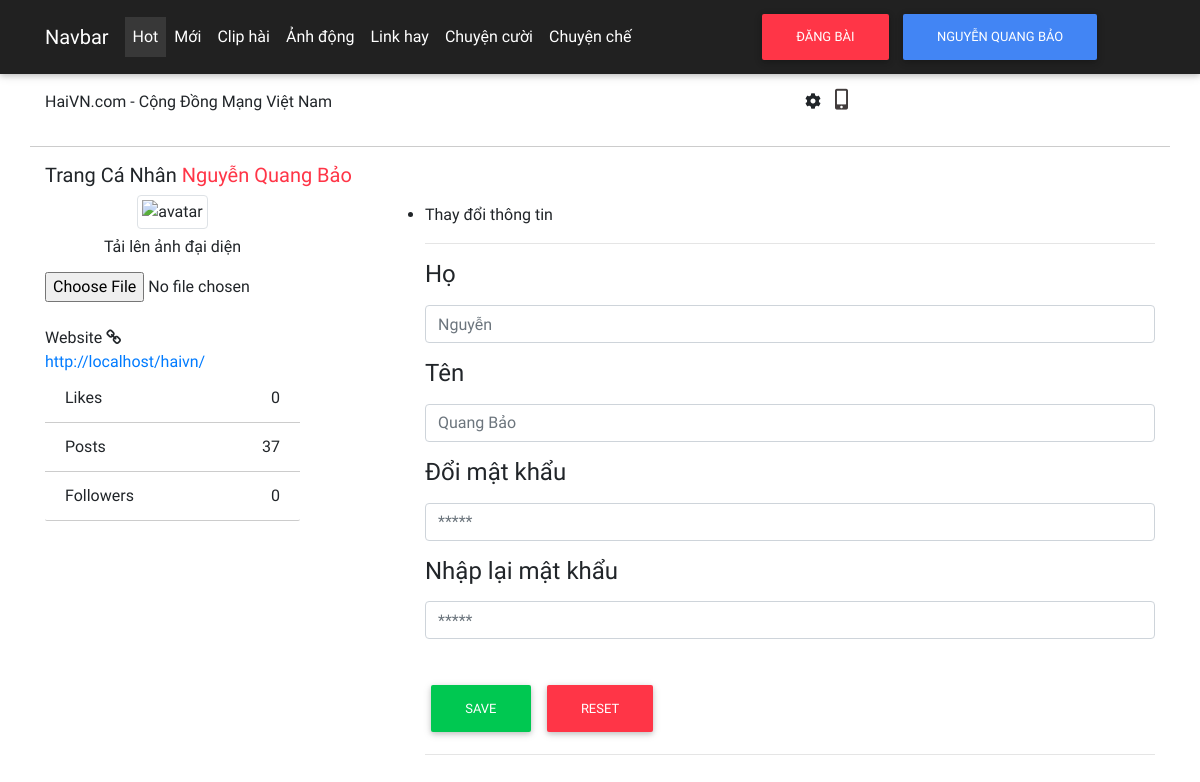
The app's page /?views=profile (signed in), older data.
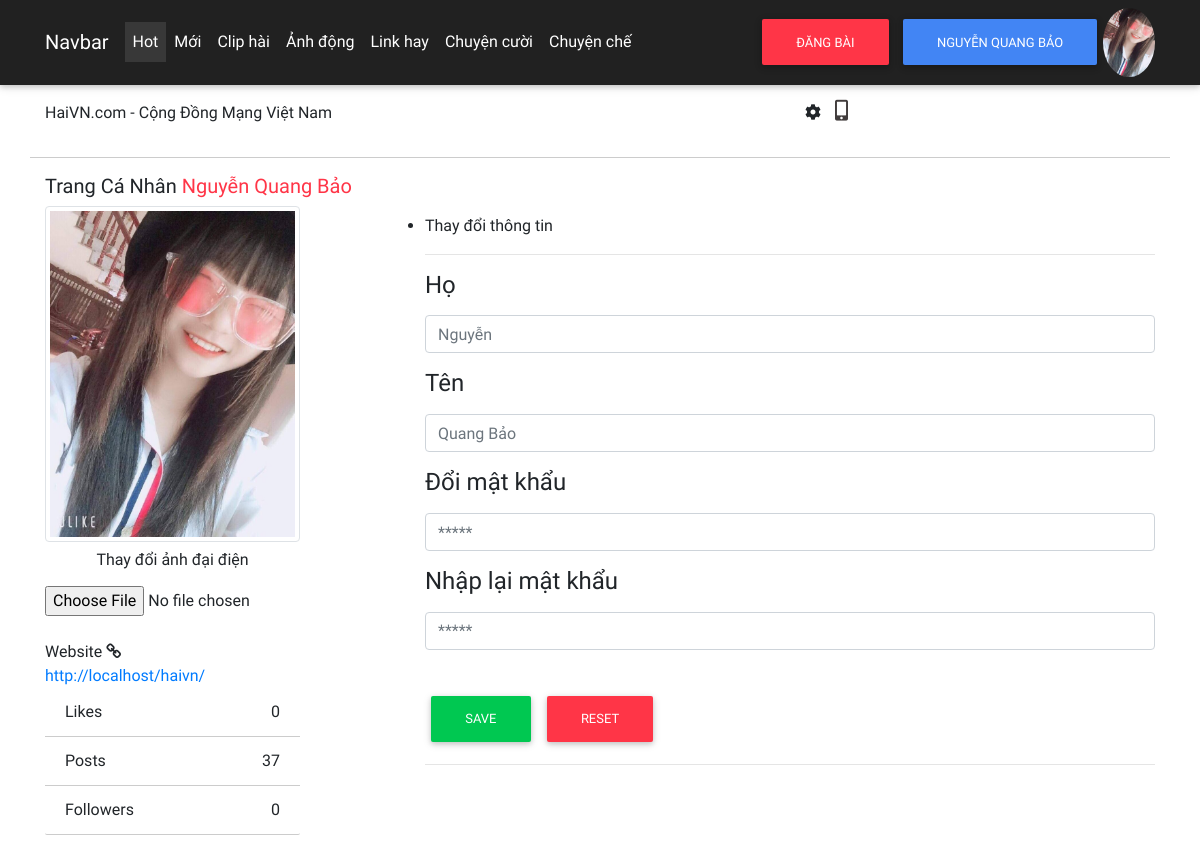
The same page, newer data.
### tables this page shows
CREATE TABLE `users` (
  `id` int(11) NOT NULL,
  `user` varchar(255) NOT NULL,
  `pass` varchar(255) NOT NULL,
  `gender` int(2) NOT NULL,
  `active` int(2) NOT NULL,
  `role` int(3) NOT NULL,
  `like` int(11) NOT NULL,
  `fllow` int(11) NOT NULL,
  `ho` varchar(255) NOT NULL,
  `ten` varchar(255) NOT NULL,
  `avatar` varchar(255) NOT NULL
);

### index.php (called while the page is built, shortened)
<?php
include "Database.php";
include "Function.php";
$db = new Database;
include "html/header.php";
include "html/main.php";
?>
<?php include "html/footer.php"; ?>

### Database.php (called while the page is built, shortened)
<?php
    class Database
    {
        public $link;
        public function __construct()
        {
            $this->link = mysqli_connect("localhost","root","","haivn") or die ("<h1 style='text-align: center; color : red; font-weight: bold'> connect database fail </h1>");
            mysqli_set_charset($this->link,"utf8");
        }
        public function total($sql)
        {
            $result = @mysqli_query($this->link  , $sql);
            $tien = @mysqli_fetch_array($result);
            return $tien;
        }
    }
?>

### Function.php (called while the page is built, shortened)
<?php
    if(isset($_SESSION['username'])){
        $username = $_SESSION['username'];
    }
    function base_url()
    {
        return $url  = "http://localhost/haivn/";
    }
 ?>

### page/profile.php (the view, shortened to what the changed rows need)
<?php
if(isset($username)){
  $get_user = $db->total("SELECT * FROM `users` WHERE `user` = '$username'");
 ?>
<div class="container bootstrap snippet py-3">
    <div class="row">
        <div class="col-sm-10">
            <h5>Trang Cá Nhân <b class="text-danger"><?php echo $get_user['ho'] . " " . $get_user['ten']; ?></b></h5>
        </div>
    </div>
    <div class="row">
        <div class="col-sm-3">
            <div class="text-center">
                <?php if($get_user['avatar'] == ""){ ?>
                <img src="http://ssl.gstatic.com/accounts/ui/avatar_2x.png" class="avatar img-circle img-thumbnail"
                    alt="avatar">
                <h6 class="py-2">Tải lên ảnh đại diện</h6>
                <?php } else { ?>
                <img src="assets/img/avatar/<?php echo $get_user['avatar']; ?>" class="avatar img-circle img-thumbnail"
                    alt="avatar">
                <h6 class="py-2"> Thay đổi ảnh đại điện</h6>
                <?php } ?>
                <input type="file" class="text-center center-block file-upload" id="file">
            </div>
            </hr><br>
            <div class="panel panel-default">
                <div class="panel-heading">Website <i class="fa fa-link fa-1x"></i></div>
                <div class="panel-body"><a href="http://bootnipets.com"><?php echo base_url() ?></a></div>
            </div>
            <ul class="list-group">
                <li class="list-group-item text-right"><span
                        class="pull-left"><strong>Likes</strong></span><?php echo $get_user['like']; ?></li>
                <li class="list-group-item text-right"><span class="pull-left"><strong>Posts</strong></span> 37</li>
                <li class="list-group-item text-right"><span class="pull-left"><strong>Followers</strong></span>
                    <?php echo $get_user['fllow']; ?></li>
            </ul>
        </div>
        <div class="col"></div>
        <div class="col-sm-8 py-2">
            <ul class="">
                <li class="active"><a>Thay đổi thông tin</a></li>
            </ul>
            <div class="tab-content">
                <div class="tab-pane active" id="home">
                    <hr>
                    <div class="form-group">
                        <div class="col-xs-6">
                            <label for="first_name">
                                <h4>Họ</h4>
                            </label>
                            <input type="text" class="form-control" id="first_name"
                                title="enter your first name if any." placeholder="<?php echo $get_user['ho']; ?>">
                        </div>
                    </div>
                    <div class="form-group">
                        <div class="col-xs-6">
                            <label for="last_name">
                                <h4>Tên</h4>
                            </label>
                            <input type="text" class="form-control" id="last_name" title="enter your first name if any."
                                placeholder="<?php echo $get_user['ten']; ?>">
                        </div>
                    </div>
                    <div class="form-group">
                        <div class="col-xs-6">
                            <label for="password">
                                <h4>Đổi mật khẩu</h4>
                            </label>
                            <input type="password" class="form-control" id="pass_frofile" placeholder="*****"
                                title="enter your password.">
                        </div>
                    </div>
                    <div class="form-group">
                        <div class="col-xs-6">
                            <label for="password">
                                <h4>Nhập lại mật khẩu</h4>
                            </label>
                            <input type="password" class="form-control" id="rp_pass_profile" placeholder="*****"
                                title="enter your password.">
                        </div>
                    </div>
                    <div class="form-group">
                        <div class="col-xs-12">
                            <br>
                            <button class="btn  btn-success" type="button" id="save_profile"> Save</button>
                            <button class="btn btn-danger" type="reset"><i class="glyphicon glyphicon-repeat"></i>
                                Reset</button>
                        </div>
                    </div>
                    <hr>
                </div>
            </div>
        </div>
        <?php } ?>

### html/header.php (shortened to what the changed rows need)
<?php
if(isset($username)){
    $get_user = $db->total("SELECT * FROM `users` WHERE `user` = '$username' ");
}
?>
<!DOCTYPE html>
<html lang="vi">
<head>
    <link rel="stylesheet" href="https://cdnjs.cloudflare.com/ajax/libs/font-awesome/5.13.1/css/all.min.css"
 />
    <link rel="stylesheet" href="assets/css/bootstrap.min.css">
    <link rel="stylesheet" href="assets/css/mdb.min.css">
    <link rel="stylesheet" href="assets/css/sweetalert2.css">
    <link href="https://stackpath.bootstrapcdn.com/font-awesome/4.7.0/css/font-awesome.min.css" rel="stylesheet"
>
    <link rel="stylesheet" href="assets/css/style.css">
</head>
<body>
    <header>
        <nav class="navbar navbar-expand-lg navbar-dark bg-dark">
            <div class="container">
                <div class="collapse navbar-collapse" id="navbarSupportedContent">
                    <ul class="navbar-nav mr-auto">
                        <li class="nav-item active">
                        </li>
                        <li class="nav-item">
                        </li>
                        <li class="nav-item dropdown">
                        </li>
                        <li class="nav-item">
                        </li>
                        <li class="nav-item">
                        </li>
                        <li class="nav-item">
                        </li>
                        <li class="nav-item">
                        </li>
                    </ul>
                    <button type="button" id="post" class="btn btn-danger mx-2">Đăng bài</button>
                    <?php if(!isset($username)){ ?>
                    <button type="button" id="login" class="btn btn-primary" data-toggle="modal"
                        data-target="#modalLRForm">login / regis</button>
                    <?php }  else {?>
                    <div class="btn-group">
                        <button type="button" class="btn btn-primary dropdown-toggle" data-toggle="dropdown"
                            aria-haspopup="true" aria-expanded="false">
                            <?php echo $get_user['ho'] . " " . $get_user['ten']; ?>
                        </button>
                    </div>
                    <?php if($get_user['avatar'] == ""){ ?>
                    <img alt="" src="https://demos.creative-tim.com/argon-dashboard-pro/assets/img/theme/team-4.jpg"
                        class="rounded-circle avatar">
                    <?php } else { ?>
                    <img alt="" src="assets/img/avatar/<?php echo $get_user['avatar'] ?>" class="rounded-circle avatar">
                    <?php } ?>
                    <?php } ?>
                </div>
            </div>
        </nav>
    </header>

Row changes from the older to the newer data that the page shows:
changed users "Nguyễn": avatar: picture added; avatar empty → "anh.jpg" (drawn)
Text that changed along with them:
text no longer shown: "Tải lên ảnh đại diện"
text now shown: "Thay đổi ảnh đại điện"
